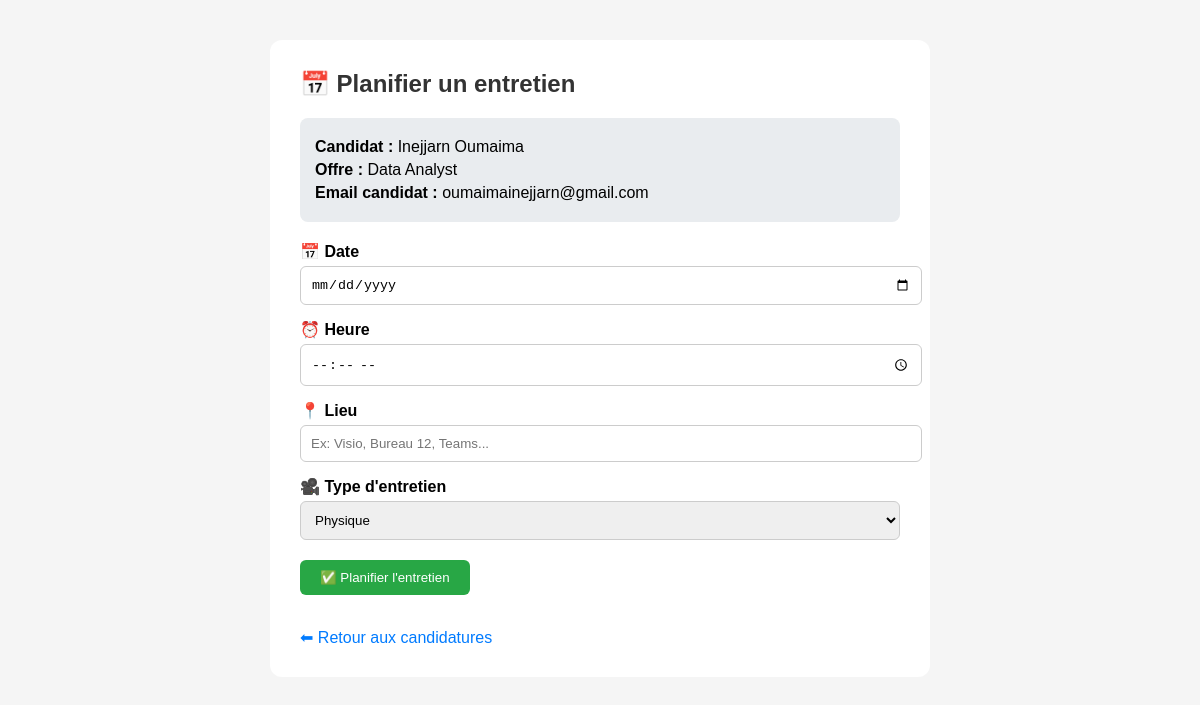
/planifier-entretien/11/ (signed in), run on the app's committed database.
### candidature/models.py (models this page shows, shortened)
class Candidature(models.Model):
    candidat = models.ForeignKey(Candidat, on_delete=models.CASCADE, related_name='candidatures')
    offre = models.ForeignKey(Offre, on_delete=models.CASCADE, related_name='candidatures')
    datePostulation = models.DateTimeField(auto_now_add=True)
    statut = models.ForeignKey(StatutCandidature, on_delete=models.SET_NULL, null=True)
    note_evaluation = models.IntegerField(null=True, blank=True)      # ← 1-5 étoiles
    commentaire_recruteur = models.TextField(blank=True, null=True)
    lettre_motivation = models.TextField(blank=True, null=True)

class Candidat(models.Model):
    utilisateur = models.OneToOneField(Utilisateur, on_delete=models.CASCADE, related_name='candidat_profil')
    cv = models.FileField(upload_to='cv/', blank=True, null=True)
    profil = models.TextField(blank=True)
    telephone = models.CharField(max_length=20, blank=True)
    date_naissance = models.DateField(null=True, blank=True)    # ← AJOUTE
    ville = models.CharField(max_length=100, blank=True)

class Utilisateur(AbstractUser):
    ROLE_CHOICES = [
        ('candidat', 'Candidat'),
        ('recruteur', 'Recruteur'),
        ('admin', 'Administrateur'),
    ]
    nom = models.CharField(max_length=100)
    prenom = models.CharField(max_length=100)
    email = models.EmailField(unique=True)
    motDePasse = models.CharField(max_length=128)
    dateCreation = models.DateTimeField(auto_now_add=True)
    statut = models.CharField(max_length=50, default='actif')
    role = models.CharField(max_length=20, choices=ROLE_CHOICES, default='candidat')
    photo = models.ImageField(upload_to='photos/', blank=True, null=True)

class Offre(models.Model):
    CONTRAT_CHOICES = [
        ('CDI', 'CDI'),
        ('CDD', 'CDD'),
        ('Stage', 'Stage'),
        ('Alternance', 'Alternance'),
    ]
    titre = models.CharField(max_length=200)
    description = models.TextField()
    lieu = models.CharField(max_length=100)
    type_contrat = models.CharField(max_length=20, choices=CONTRAT_CHOICES, default='CDI')
    datePublication = models.DateTimeField(auto_now_add=True)
    date_expiration = models.DateField(null=True, blank=True)
    recruteur = models.ForeignKey(Recruteur, on_delete=models.CASCADE, related_name='offres')

### candidature/views.py (the view, shortened to what this page needs)
# urls.py: path('planifier-entretien/<int:candidature_id>/', views.planifier_entretien, name='planifier_entretien'),
@login_required
def planifier_entretien(request, candidature_id):
    candidature = Candidature.objects.get(id=candidature_id)
    if request.user.role != 'recruteur':
        return redirect('dashboard')
    return render(request, 'candidature/planifier_entretien.html', {'candidature': candidature})

### candidature/context_processors.py (called while the page is built)
def notifications_context(request):
    if request.user.is_authenticated:
        return {
            'unread_messages': Message.objects.filter(destinataire=request.user, lu=False).count(),
            'unread_notifications': Notification.objects.filter(utilisateur=request.user, lu=False).count(),
        }
    return {'unread_messages': 0, 'unread_notifications': 0}

### candidature/templates/candidature/planifier_entretien.html (shortened to what this page needs)
<!DOCTYPE html>
<html>
<head>
</head>
<body>
    <div class="container">
        <h2>📅 Planifier un entretien</h2>
        <div class="info">
            <p><strong>Candidat :</strong> {{ candidature.candidat.utilisateur.prenom }} {{ candidature.candidat.utilisateur.nom }}</p>
            <p><strong>Offre :</strong> {{ candidature.offre.titre }}</p>
            <p><strong>Email candidat :</strong> {{ candidature.candidat.utilisateur.email }}</p>
        </div>
        <form method="post">
            <label>📅 Date</label>
            <input type="date" name="date" required>
            <label>⏰ Heure</label>
            <input type="time" name="heure" required>
            <label>📍 Lieu</label>
            <input type="text" name="lieu" placeholder="Ex: Visio, Bureau 12, Teams..." required>
            <label>🎥 Type d'entretien</label>
            <select name="type" required>
                <option value="physique">Physique</option>
            </select>
            <button type="submit">✅ Planifier l'entretien</button>
        </form>
        <br>
        <a href="{% url 'candidatures_recues' %}">⬅ Retour aux candidatures</a>
    </div>
</body>
</html>

### candidature/templates/candidature/planifier_entretien.html (style rules this page uses)
body { font-family: Arial; background: #f5f5f5; margin: 0; padding: 40px; }
.container { max-width: 600px; margin: 0 auto; background: white; padding: 30px; border-radius: 12px; }
h2 { margin-top: 0; color: #333; }
label { display: block; margin-top: 15px; font-weight: bold; }
input, select { width: 100%; padding: 10px; margin-top: 5px; border-radius: 6px; border: 1px solid #ccc; }
button { margin-top: 20px; background: #28a745; color: white; border: none; padding: 10px 20px; border-radius: 6px; cursor: pointer; }
.info { background: #e9ecef; padding: 15px; border-radius: 8px; margin-bottom: 20px; }
.info p { margin: 5px 0; }
a { display: inline-block; margin-top: 15px; color: #007bff; text-decoration: none; }

### data on the page
Candidature: candidat.utilisateur.prenom "Inejjarn", candidat.utilisateur.nom "Oumaima", offre.titre "Data Analyst", candidat.utilisateur.email "oumaimainejjarn@gmail.com"
